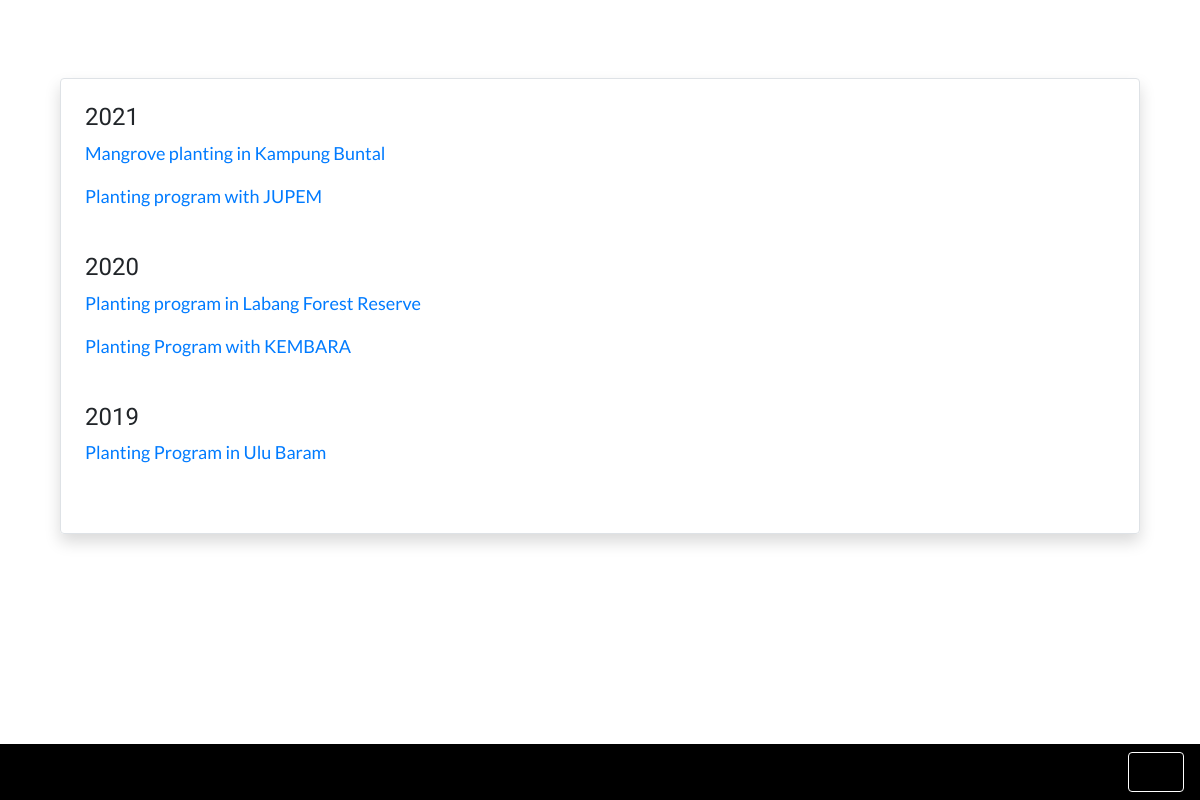
The app's page /activity/planting_index/, older data.
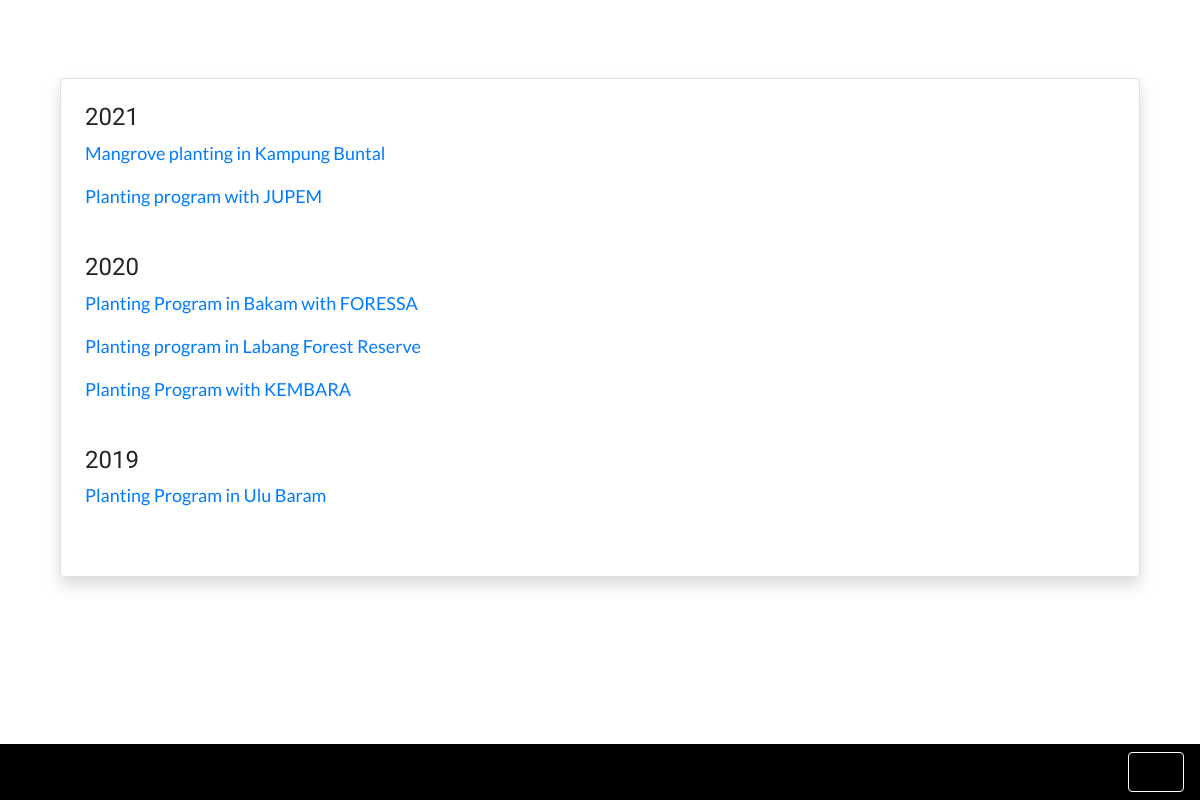
The same page, newer data.
### activity/models.py (models this page shows, shortened)
class Activity(models.Model):
	date_created = models.DateTimeField(auto_now_add=True)
	date_held = models.CharField(max_length=100)
	year = models.CharField(max_length=10, choices=YEAR_CHOICES, default="2021")
	activity_type = models.CharField(max_length=50, choices=ACTIVITY_CHOICES, default='PLANTING')
	name = models.CharField(max_length=200)
	location = models.CharField(max_length=100)
	participant = models.CharField(max_length=200)
	description = models.TextField()
	activity_img = models.ImageField('Activity image', null=True, blank=True, upload_to='activity_img/')
	class Meta:
		ordering = ['-date_created']

### activity/views.py (the view)
# urls.py: path('planting_index/', planting_index, name='planting_index'),
def planting_index(request):
	planting_2021_index = data_object.filter(year__icontains='2021').filter(activity_type__icontains='Planting')
	planting_2020_index = data_object.filter(year__icontains='2020').filter(activity_type__icontains='Planting')
	planting_2019_index = data_object.filter(year__icontains='2019').filter(activity_type__icontains='Planting')
	planting_2018_index = data_object.filter(year__icontains='2018').filter(activity_type__icontains='Planting')
	planting_2017_index = data_object.filter(year__icontains='2017').filter(activity_type__icontains='Planting')
	return render(request, 'activity/planting_index.html', {
			'planting_2021_index':planting_2021_index,
			'planting_2020_index':planting_2020_index,
			'planting_2019_index':planting_2019_index,
			'planting_2018_index':planting_2018_index,
			'planting_2017_index':planting_2017_index
		})

### activity/templates/activity/planting_index.html
{% extends 'base_en.html' %}
{% block content %}
<br>
<br>
<div class="custom-div fade-in border rounded shadow mt-4 p-4">
	<h4>2021</h4>
	{% if planting_2021_index %}
		{% for post in planting_2021_index %}
		<a href="{% url 'activity_detail' post.pk %}">
			<p>{{ post.name }}</p>
		</a>
		{% endfor %}
	{% else %}
	<p>No activity yet</p>
	{% endif %}
	<br>
	<h4>2020</h4>
	{% if planting_2020_index %}
		{% for post in planting_2020_index %}
		<a href="{% url 'activity_detail' post.pk %}">
			<p>{{ post.name }}</p>
		</a>
		{% endfor %}
	{% else %}
	<p>No activity yet</p>
	{% endif %}
	<br>
	<h4>2019</h4>
	{% if planting_2019_index %}
		{% for post in planting_2019_index %}
		<a href="{% url 'activity_detail' post.pk %}">
			<p>{{ post.name }}</p>
		</a>
		{% endfor %}
	{% else %}
	<p>No activity yet</p>
	{% endif %}
	<br>
</div>
{% endblock %}

Row changes from the older to the newer data that the page shows:
added Activity: name "Planting Program in Bakam with FORESSA", shown under "2020"
